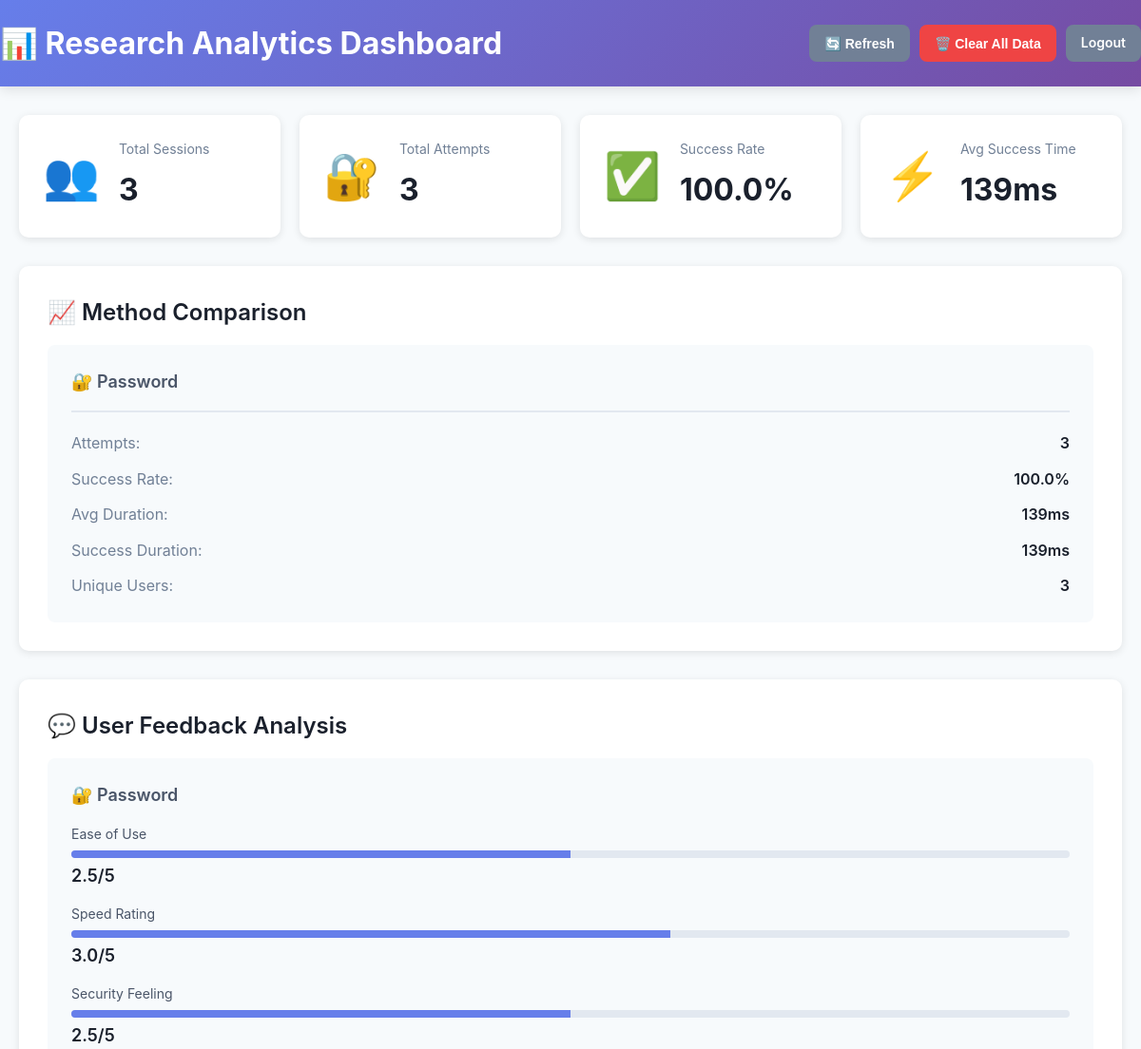
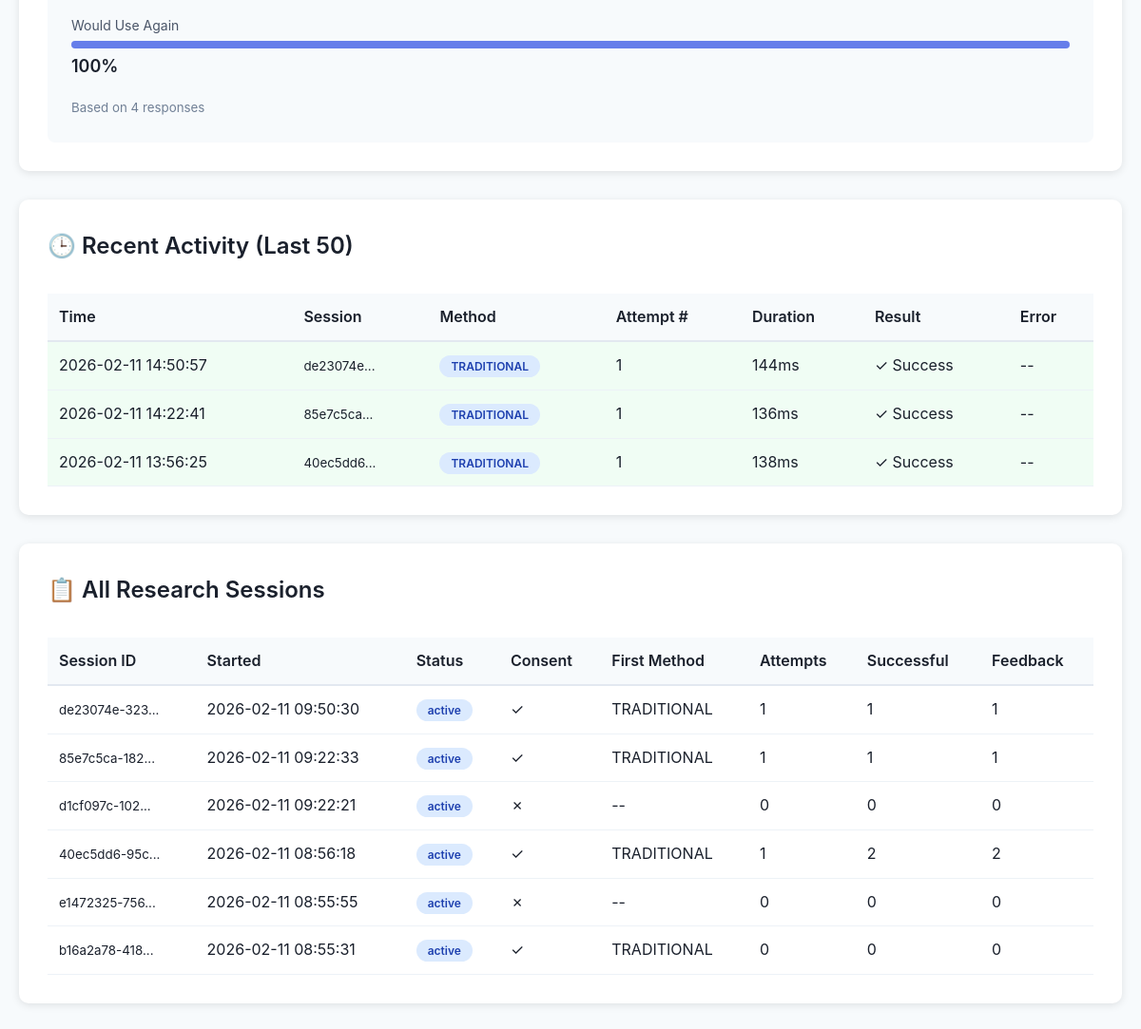
Page /admin (signed in) on the committed database (2 pictures, top to bottom).
### tables this page shows
CREATE TABLE research_sessions (
            id INTEGER PRIMARY KEY AUTOINCREMENT,
            session_id TEXT UNIQUE NOT NULL,
            started_at TIMESTAMP DEFAULT CURRENT_TIMESTAMP,
            completed_at TIMESTAMP,
            consent_given BOOLEAN DEFAULT 0,
            first_method TEXT,
            status TEXT DEFAULT 'active'
        );

### app.py (the view)
@app.route('/admin')
def admin_dashboard():
    if not session.get('is_admin'):
        return redirect(url_for('admin_login'))
    analytics = get_analytics()
    sessions = get_all_sessions()
    return render_template('admin_dashboard.html',
                         analytics=analytics,
                         sessions=sessions)

### database/db.py (called while the page is built)
def get_db():
    db = sqlite3.connect(DATABASE_PATH)
    db.row_factory = sqlite3.Row
    return db

### telemetry/logger.py (called while the page is built)
def get_all_sessions():
    db = get_db()
    cursor = db.cursor()
    cursor.execute('''
        SELECT
            rs.*,
            COUNT(DISTINCT aa.id) as total_attempts,
            SUM(CASE WHEN aa.success = 1 THEN 1 ELSE 0 END) as successful_attempts,
            COUNT(DISTINCT f.id) as feedback_count
        FROM research_sessions rs
        LEFT JOIN auth_attempts aa ON rs.session_id = aa.session_id
        LEFT JOIN feedback f ON rs.session_id = f.session_id
        GROUP BY rs.id
        ORDER BY rs.started_at DESC
    ''')
    sessions = [dict(row) for row in cursor.fetchall()]
    db.close()
    return sessions

### templates/admin_dashboard.html (shortened to what this page needs)
<!DOCTYPE html>
<html lang="en">
<head>
    <link rel="stylesheet" href="{{ url_for('static', filename='css/style.css') }}">
</head>
<body class="admin-body">
    <div class="admin-header">
        <div class="container-wide">
            <div class="header-content">
                <h1>📊 Research Analytics Dashboard</h1>
                <div class="header-actions">
                    <button id="refresh-btn" class="btn btn-secondary btn-sm">🔄 Refresh</button>
                    <button id="clear-data-btn" class="btn btn-danger btn-sm">🗑️ Clear All Data</button>
                    <a href="/admin/logout" class="btn btn-secondary btn-sm">Logout</a>
                </div>
            </div>
        </div>
    </div>
    <div class="container-wide admin-container">
        <div class="stats-grid">
            <div class="stat-card">
                <div class="stat-icon">👥</div>
                <div class="stat-content">
                    <div class="stat-label">Total Sessions</div>
                    <div class="stat-value">{{ analytics.overall.total_sessions or 0 }}</div>
                </div>
            </div>
            <div class="stat-card">
                <div class="stat-icon">🔐</div>
                <div class="stat-content">
                    <div class="stat-label">Total Attempts</div>
                    <div class="stat-value">{{ analytics.overall.total_attempts or 0 }}</div>
                </div>
            </div>
            <div class="stat-card">
                <div class="stat-icon">✅</div>
                <div class="stat-content">
                    <div class="stat-label">Success Rate</div>
                    <div class="stat-value">
                        {% if analytics.overall.total_attempts > 0 %}
                            {{ "%.1f"|format((analytics.overall.successful_attempts / analytics.overall.total_attempts) * 100) }}%
                        {% else %}
                            0%
                        {% endif %}
                    </div>
                </div>
            </div>
            <div class="stat-card">
                <div class="stat-icon">⚡</div>
                <div class="stat-content">
                    <div class="stat-label">Avg Success Time</div>
                    <div class="stat-value">
                        {% if analytics.overall.avg_success_duration %}
                            {{ "%.0f"|format(analytics.overall.avg_success_duration) }}ms
                        {% else %}
                            --
                        {% endif %}
                    </div>
                </div>
            </div>
        </div>
        <div class="panel">
            <h2>📈 Method Comparison</h2>
            <div class="comparison-grid">
                {% for method in analytics.by_method %}
                <div class="method-card">
                    <h3>{{ '🔐 Password' if method.method == 'TRADITIONAL' else '🔑 DID' }}</h3>
                    <div class="method-stats">
                        <div class="method-stat">
                            <span class="label">Attempts:</span>
                            <span class="value">{{ method.attempts }}</span>
                        </div>
                        <div class="method-stat">
                            <span class="label">Success Rate:</span>
                            <span class="value">{{ "%.1f"|format((method.successes / method.attempts) * 100) if method.attempts > 0 else 0 }}%</span>
                        </div>
                        <div class="method-stat">
                            <span class="label">Avg Duration:</span>
                            <span class="value">{{ "%.0f"|format(method.avg_duration) if method.avg_duration else '--' }}ms</span>
                        </div>
                        <div class="method-stat">
                            <span class="label">Success Duration:</span>
                            <span class="value">{{ "%.0f"|format(method.avg_success_duration) if method.avg_success_duration else '--' }}ms</span>
                        </div>
                        <div class="method-stat">
                            <span class="label">Unique Users:</span>
                            <span class="value">{{ method.unique_sessions }}</span>
                        </div>
                    </div>
                </div>
                {% endfor %}
            </div>
        </div>
        {% if analytics.feedback %}
        <div class="panel">
            <h2>💬 User Feedback Analysis</h2>
            <div class="feedback-grid">
                {% for fb in analytics.feedback %}
                <div class="feedback-card">
                    <h3>{{ '🔐 Password' if fb.method == 'TRADITIONAL' else '🔑 DID' }}</h3>
                    <div class="feedback-metrics">
                        <div class="metric">
                            <div class="metric-label">Ease of Use</div>
                            <div class="metric-bar">
                                <div class="metric-fill" style="width: {{ (fb.avg_ease / 5 * 100)|round }}%"></div>
                            </div>
                            <div class="metric-value">{{ "%.1f"|format(fb.avg_ease) if fb.avg_ease else '--' }}/5</div>
                        </div>
                        <div class="metric">
                            <div class="metric-label">Speed Rating</div>
                            <div class="metric-bar">
                                <div class="metric-fill" style="width: {{ (fb.avg_speed / 5 * 100)|round }}%"></div>
                            </div>
                            <div class="metric-value">{{ "%.1f"|format(fb.avg_speed) if fb.avg_speed else '--' }}/5</div>
                        </div>
                        <div class="metric">
                            <div class="metric-label">Security Feeling</div>
                            <div class="metric-bar">
                                <div class="metric-fill" style="width: {{ (fb.avg_security / 5 * 100)|round }}%"></div>
                            </div>
                            <div class="metric-value">{{ "%.1f"|format(fb.avg_security) if fb.avg_security else '--' }}/5</div>
                        </div>
                        <div class="metric">
                            <div class="metric-label">Would Use Again</div>
                            <div class="metric-bar">
                                <div class="metric-fill" style="width: {{ fb.would_use_percent|round }}%"></div>
                            </div>
                            <div class="metric-value">{{ "%.0f"|format(fb.would_use_percent) if fb.would_use_percent else 0 }}%</div>
                        </div>
                        <div class="metric-info">
                            <small>Based on {{ fb.feedback_count }} responses</small>
                        </div>
                    </div>
                </div>
                {% endfor %}
            </div>
        </div>
        {% endif %}
        <div class="panel">
            <h2>🕒 Recent Activity (Last 50)</h2>
            <div class="table-scroll">
                <table class="data-table">
                    <thead>
                        <tr>
                            <th>Time</th>
                            <th>Session</th>
                            <th>Method</th>
                            <th>Attempt #</th>
                            <th>Duration</th>
                            <th>Result</th>
                            <th>Error</th>
                        </tr>
                    </thead>
                    <tbody>
                        {% for activity in analytics.recent_activity %}
                        <tr class="{{ 'success-row' if activity.success else 'failure-row' }}">
                            <td>{{ activity.timestamp.split('.')[0] }}</td>
                            <td><small>{{ activity.session_id[:8] }}...</small></td>
                            <td>
                                <span class="badge badge-{{ 'traditional' if activity.method == 'TRADITIONAL' else 'did' }}">
                                    {{ activity.method }}
                                </span>
                            </td>
                            <td>{{ activity.attempt_number }}</td>
                            <td>{{ "%.0f"|format(activity.duration_ms) }}ms</td>
                            <td>{{ '✓ Success' if activity.success else '✗ Failed' }}</td>
                            <td>
                                {% if activity.error_code %}
                                <code>{{ activity.error_code }}</code>
                                {% else %}
                                --
                                {% endif %}
                            </td>
                        </tr>
                        {% endfor %}
                    </tbody>
                </table>
            </div>
        </div>
        <div class="panel">
            <h2>📋 All Research Sessions</h2>
            <div class="table-scroll">
                <table class="data-table">
                    <thead>
                        <tr>
                            <th>Session ID</th>
                            <th>Started</th>
                            <th>Status</th>
                            <th>Consent</th>
                            <th>First Method</th>
                            <th>Attempts</th>
                            <th>Successful</th>
                            <th>Feedback</th>
                        </tr>
                    </thead>
                    <tbody>
                        {% for sess in sessions %}
                        <tr>
                            <td><small>{{ sess.session_id[:12] }}...</small></td>
                            <td>{{ sess.started_at.split('.')[0] if sess.started_at else '--' }}</td>
                            <td>
                                <span class="status-badge status-{{ sess.status }}">{{ sess.status }}</span>
                            </td>
                            <td>{{ '✓' if sess.consent_given else '✗' }}</td>
                            <td>{{ sess.first_method or '--' }}</td>
                            <td>{{ sess.total_attempts or 0 }}</td>
                            <td>{{ sess.successful_attempts or 0 }}</td>
                            <td>{{ sess.feedback_count or 0 }}</td>
                        </tr>
                        {% endfor %}
                    </tbody>
                </table>
            </div>
        </div>
    </div>
</body>
</html>

### static/css/style.css (style rules this page uses)
* { margin: 0; padding: 0; box-sizing: border-box; }
:root { --primary: #667eea; --primary-dark: #5568d3; --secondary: #764ba2; --success: #10b981; --danger: #ef4444; --warning: #f59e0b; --gray-100: #f7fafc; --gray-200: #edf2f7; --gray-300: #e2e8f0; --gray-400: #cbd5e0; --gray-600: #718096; --gray-700: #4a5568; --gray-900: #1a202c; }
body { font-family: -apple-system, BlinkMacSystemFont, 'Segoe UI', Roboto, sans-serif; background: linear-gradient(135deg, var(--primary) 0%, var(--secondary) 100%); min-height: 100vh; padding: 20px; line-height: 1.6; color: var(--gray-900); }
.container-wide { max-width: 1400px; margin: 0 auto; }
h1 { font-size: 32px; color: var(--gray-900); margin-bottom: 10px; font-weight: 700; }
h2 { font-size: 24px; color: var(--gray-900); margin-bottom: 15px; font-weight: 600; }
h3 { font-size: 18px; color: var(--gray-700); margin-bottom: 10px; font-weight: 600; }
.btn { padding: 12px 24px; border: none; border-radius: 8px; font-size: 16px; font-weight: 600; cursor: pointer; transition: all 0.3s ease; text-decoration: none; display: inline-block; text-align: center; }
.btn-secondary { background: var(--gray-600); color: white; }
.btn-danger { background: var(--danger); color: white; }
.btn-sm { padding: 8px 16px; font-size: 14px; }
.admin-body { background: var(--gray-100); padding: 0; }
.admin-header { background: linear-gradient(135deg, var(--primary) 0%, var(--secondary) 100%); color: white; padding: 20px 0; margin-bottom: 30px; box-shadow: 0 4px 12px rgba(0,0,0,0.1); }
.header-content { display: flex; justify-content: space-between; align-items: center; }
.header-content h1 { color: white; margin: 0; }
.header-actions { display: flex; gap: 10px; }
.admin-container { padding: 0 20px 40px; }
.stats-grid { display: grid; grid-template-columns: repeat(auto-fit, minmax(250px, 1fr)); gap: 20px; margin-bottom: 30px; }
.stat-card { background: white; padding: 25px; border-radius: 10px; box-shadow: 0 2px 8px rgba(0,0,0,0.1); display: flex; align-items: center; }
.stat-icon { font-size: 48px; margin-right: 20px; }
.stat-label { font-size: 14px; color: var(--gray-600); margin-bottom: 5px; }
.stat-value { font-size: 32px; font-weight: bold; color: var(--gray-900); }
.panel { background: white; padding: 30px; border-radius: 10px; box-shadow: 0 2px 8px rgba(0,0,0,0.1); margin-bottom: 30px; }
.comparison-grid { display: grid; grid-template-columns: repeat(auto-fit, minmax(300px, 1fr)); gap: 20px; }
.method-card { background: var(--gray-100); padding: 25px; border-radius: 8px; }
.method-card h3 { margin-bottom: 20px; padding-bottom: 15px; border-bottom: 2px solid var(--gray-300); }
.method-stats { display: flex; flex-direction: column; gap: 12px; }
.method-stat { display: flex; justify-content: space-between; }
.method-stat .label { color: var(--gray-600); }
.method-stat .value { font-weight: 600; color: var(--gray-900); }
.feedback-grid { display: grid; grid-template-columns: repeat(auto-fit, minmax(350px, 1fr)); gap: 20px; }
.feedback-card { background: var(--gray-100); padding: 25px; border-radius: 8px; }
.feedback-metrics { margin-top: 15px; }
.metric { margin-bottom: 15px; }
.metric-label { font-size: 14px; color: var(--gray-700); margin-bottom: 5px; }
.metric-bar { height: 8px; background: var(--gray-300); border-radius: 4px; overflow: hidden; margin-bottom: 5px; }
.metric-fill { height: 100%; background: var(--primary); transition: width 0.5s ease; }
.metric-value { font-size: 18px; font-weight: 600; color: var(--gray-900); }
.metric-info { margin-top: 10px; color: var(--gray-600); }
.data-table { width: 100%; border-collapse: collapse; margin-top: 15px; }
.data-table th { background: var(--gray-100); padding: 12px; text-align: left; font-weight: 600; border-bottom: 2px solid var(--gray-300); }
.data-table td { padding: 12px; border-bottom: 1px solid var(--gray-200); }
.data-table tr.success-row { background: #f0fdf4; }
.table-scroll { overflow-x: auto; }
.badge { padding: 4px 12px; border-radius: 12px; font-size: 12px; font-weight: 600; }
.badge-traditional { background: #dbeafe; color: #1e40af; }
.status-badge { padding: 4px 12px; border-radius: 12px; font-size: 12px; font-weight: 600; }
.status-active { background: #dbeafe; color: #1e40af; }

### rows in the picture
research_sessions: session_id "de23074e-323", started_at "2026-02-11 09:50:30", status "active", consent_given "✓", first_method "TRADITIONAL", consent_given "1"
research_sessions: session_id "85e7c5ca-182", started_at "2026-02-11 09:22:33", status "active", consent_given "✓", first_method "TRADITIONAL", consent_given "1"
research_sessions: session_id "d1cf097c-102", started_at "2026-02-11 09:22:21", status "active", consent_given "✗", first_method "--", consent_given "0"
research_sessions: session_id "40ec5dd6-95c", started_at "2026-02-11 08:56:18", status "active", consent_given "✓", first_method "TRADITIONAL", consent_given "1", successful_attempts "2", feedback_count "2"
research_sessions: session_id "e1472325-756", started_at "2026-02-11 08:55:55", status "active", consent_given "✗", first_method "--", consent_given "0"
research_sessions: session_id "b16a2a78-418", started_at "2026-02-11 08:55:31", status "active", consent_given "✓", first_method "TRADITIONAL", total_attempts "0", successful_attempts "0", feedback_count "0"

### other values in the picture
{{ analytics.overall.total_sessions or 0 }} "3"
{{ analytics.overall.total_attempts or 0 }} "3"
{{ "%.0f"|format(analytics.overall.avg_success_duration) }} "139"
{{ '🔐 Password' if method.method == 'TRADITIONAL' else '🔑 DID' }} "🔐 Password"
{{ method.attempts }} "3"
{{ "%.0f"|format(method.avg_duration) if method.avg_duration else '--' }} "139"
{{ method.unique_sessions }} "3"
{{ '🔐 Password' if fb.method == 'TRADITIONAL' else '🔑 DID' }} "🔐 Password"
{{ "%.1f"|format(fb.avg_ease) if fb.avg_ease else '--' }} "2.5"
{{ "%.1f"|format(fb.avg_speed) if fb.avg_speed else '--' }} "3.0"
{{ "%.1f"|format(fb.avg_security) if fb.avg_security else '--' }} "2.5"
{{ "%.0f"|format(fb.would_use_percent) if fb.would_use_percent else 0 }} "100"
{{ fb.feedback_count }} "4"
{{ activity.timestamp.split('.')[0] }} "2026-02-11 14:50:57"
{{ activity.session_id[:8] }} "de23074e"
